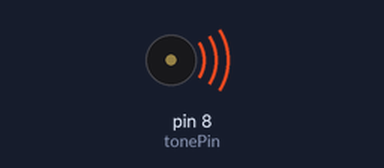
Bench run of a sketch on a simulated Arduino Uno, built with avr-gcc and run on an emulated ATmega328P. Shown: buzzer (waves = sounding).

Above: at 1.9 s.
At 4.7 s:
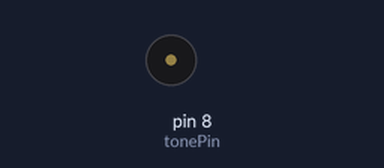
Timing chart, 0 to 9.7 s (numbered marks = the images above):
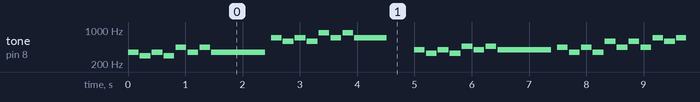

The sketch:

bolerodelfuego.ino
```cpp
int tonePin=8;
int val=1;

void setup() {
  pinMode(tonePin , OUTPUT);

}

void musica() {

    tone(tonePin, 349, 187.5);
    delay(208.333333333);
    tone(tonePin, 293, 187.5);
    delay(208.333333333);
    tone(tonePin, 349, 187.5);
    delay(208.333333333);
    tone(tonePin, 293, 187.5);
    delay(208.333333333);
    tone(tonePin, 440, 187.5);
    delay(208.333333333);
    tone(tonePin, 349, 187.5);
    delay(208.333333333);
    tone(tonePin, 440, 187.5);
    delay(208.333333333);
    tone(tonePin, 349, 937.5);
    delay(1041.66666667);
    tone(tonePin, 698, 187.5);
    delay(208.333333333);
    tone(tonePin, 587, 187.5);
    delay(208.333333333);
    tone(tonePin, 698, 187.5);
    delay(208.333333333);
    tone(tonePin, 587, 187.5);
    delay(208.333333333);
    tone(tonePin, 880, 187.5);
    delay(208.333333333);
    tone(tonePin, 698, 187.5);
    delay(208.333333333);
    tone(tonePin, 880, 187.5);
    delay(208.333333333);
    tone(tonePin, 698, 562.5);
    delay(625.0);
    delay(416.666666667);
    tone(tonePin, 391, 187.5);
    delay(208.333333333);
    tone(tonePin, 329, 187.5);
    delay(208.333333333);
    tone(tonePin, 391, 187.5);
    delay(208.333333333);
    tone(tonePin, 329, 187.5);
    delay(208.333333333);
    tone(tonePin, 466, 187.5);
    delay(208.333333333);
    tone(tonePin, 391, 187.5);
    delay(208.333333333);
    tone(tonePin, 466, 187.5);
    delay(208.333333333);
    tone(tonePin, 391, 937.5);
    delay(1041.66666667);
    tone(tonePin, 440, 187.5);
    delay(208.333333333);
    tone(tonePin, 349, 187.5);
    delay(208.333333333);
    tone(tonePin, 440, 187.5);
    delay(208.333333333);
    tone(tonePin, 349, 187.5);
    delay(208.333333333);
    tone(tonePin, 587, 187.5);
    delay(208.333333333);
    tone(tonePin, 440, 187.5);
    delay(208.333333333);
    tone(tonePin, 587, 187.5);
    delay(208.333333333);
    tone(tonePin, 440, 187.5);
    delay(208.333333333);
    tone(tonePin, 698, 187.5);
    delay(208.333333333);
    tone(tonePin, 587, 187.5);
    delay(208.333333333);
    tone(tonePin, 698, 187.5);
    delay(208.333333333);
    tone(tonePin, 587, 187.5);
    delay(208.333333333);
    tone(tonePin, 880, 187.5);
    delay(208.333333333);
    tone(tonePin, 659, 187.5);
    delay(208.333333333);
    tone(tonePin, 880, 187.5);
    delay(208.333333333);
    tone(tonePin, 659, 187.5);
    delay(208.333333333);
    tone(tonePin, 783, 187.5);
    delay(208.333333333);
    tone(tonePin, 554, 187.5);
    delay(208.333333333);
    tone(tonePin, 783, 187.5);
    delay(208.333333333);
    tone(tonePin, 554, 187.5);
    delay(208.333333333);
    tone(tonePin, 698, 187.5);
    delay(208.333333333);
    tone(tonePin, 440, 187.5);
    delay(208.333333333);
    tone(tonePin, 349, 187.5);
    delay(208.333333333);
    tone(tonePin, 329, 187.5);
    delay(208.333333333);
    tone(tonePin, 293, 2250.0);
    delay(2500.0);

}

void loop(){


    musica();


}
```

Measured:
- by itself, tone on pin 8 (tonePin): plays 349 Hz for 0.19 s, 293 Hz for 0.19 s, 349 Hz for 0.19 s, 293 Hz for 0.19 s, 440 Hz for 0.19 s, 349 Hz for 0.19 s … (429 notes in this stretch)
